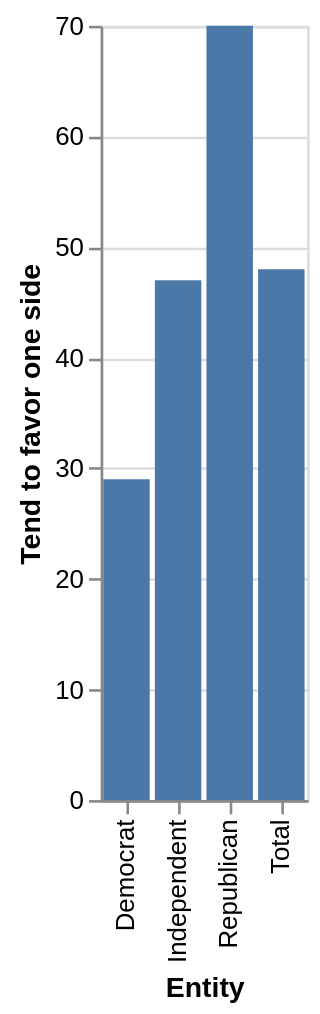

Source (Vega-Lite JSON):
### Vega-Lite specification from a JSON file in a GitHub repository (floating-point values rounded to 4 significant figures)
{"$schema": "https://vega.github.io/schema/vega-lite/v5.json", "description": "Bar chart auto-generated from CSV", "data": {"values": [{"Entity": "Democrat", "Tend to favor one side": "29", "fairly Deal with all sides": "69"}, {"Entity": "Independent", "Tend to favor one side": "47", "fairly Deal with all sides": "51"}, {"Entity": "Republican", "Tend to favor one side": "70", "fairly Deal with all sides": "28"}, {"Entity": "Total", "Tend to favor one side": "48", "fairly Deal with all sides": "50"}]}, "mark": "bar", "encoding": {"x": {"field": "Entity", "type": "ordinal"}, "y": {"field": "Tend to favor one side", "type": "quantitative"}}}
